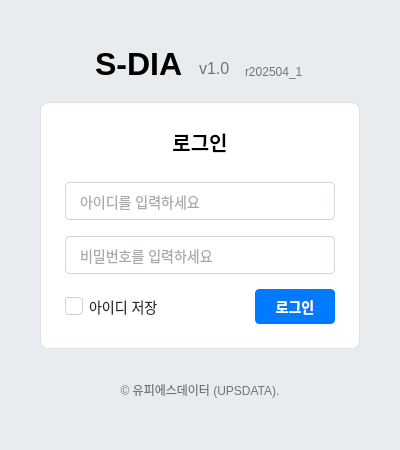
<?xml version="1.0" encoding="UTF-8"?>
<ui version="4.0">
 <class>LoginWindow</class>
 <widget class="QMainWindow" name="LoginWindow">
  <property name="geometry">
   <rect>
    <x>0</x>
    <y>0</y>
    <width>400</width>
    <height>450</height>
   </rect>
  </property>
  <property name="minimumSize">
   <size>
    <width>400</width>
    <height>450</height>
   </size>
  </property>
  <property name="maximumSize">
   <size>
    <width>400</width>
    <height>450</height>
   </size>
  </property>
  <property name="windowTitle">
   <string>S-DIA</string>
  </property>
  <property name="styleSheet">
   <string notr="true">QMainWindow {
    background-color: #e9ecef;
}
QLabel {
    color: #000000;
    font-size: 14px;
    background-color: transparent;
}
QLineEdit {
    padding: 8px 12px;
    border: 1px solid #ced4da;
    border-radius: 4px;
    background-color: #ffffff;
    font-size: 14px;
    min-height: 20px;
    color: #495057;
}
QLineEdit:focus {
    border: 1px solid #80bdff;
    border-color: #80bdff;
    outline: 0;
}
QPushButton#login_button {
    color: #fff;
    background-color: #007bff;
    border: 1px solid #007bff;
    padding: 8px;
    border-radius: 4px;
    font-size: 14px;
    font-weight: bold;
}
QPushButton#login_button:hover {
    color: #fff;
    background-color: #0069d9;
    border-color: #0062cc;
}
QPushButton#login_button:pressed {
    background-color: #0062cc;
    border-color: #005cbf;
}
QPushButton {
    border: 1px solid #ced4da;
}
QCheckBox {
    color: #212529;
    font-size: 14px;
}
QCheckBox::indicator {
    width: 16px;
    height: 16px;
    border: 1px solid #ced4da;
    border-radius: 3px;
    background-color: white;
}
QCheckBox::indicator:checked {
    background-color: #007bff;
    border-color: #007bff;
}
QFrame#form_container {
    background-color: white;
    border-radius: 8px;
    border: 1px solid #dee2e6;
}</string>
  </property>
  <widget class="QWidget" name="centralwidget">
   <layout class="QVBoxLayout" name="verticalLayout">
    <property name="spacing">
     <number>20</number>
    </property>
    <property name="leftMargin">
     <number>40</number>
    </property>
    <property name="topMargin">
     <number>40</number>
    </property>
    <property name="rightMargin">
     <number>40</number>
    </property>
    <property name="bottomMargin">
     <number>40</number>
    </property>
    <item>
     <widget class="QWidget" name="title_container" native="true">
      <layout class="QHBoxLayout" name="horizontalLayout">
       <property name="spacing">
        <number>4</number>
       </property>
       <property name="leftMargin">
        <number>0</number>
       </property>
       <property name="topMargin">
        <number>0</number>
       </property>
       <property name="rightMargin">
        <number>0</number>
       </property>
       <property name="bottomMargin">
        <number>0</number>
       </property>
       <item>
        <spacer name="horizontalSpacer">
         <property name="orientation">
          <enum>Qt::Orientation::Horizontal</enum>
         </property>
         <property name="sizeHint" stdset="0">
          <size>
           <width>40</width>
           <height>20</height>
          </size>
         </property>
        </spacer>
       </item>
       <item>
        <widget class="QLabel" name="title_label">
         <property name="styleSheet">
          <string notr="true">font-size: 32px;
font-weight: bold;
color: #000000;</string>
         </property>
         <property name="text">
          <string>S-DIA</string>
         </property>
         <property name="alignment">
          <set>Qt::AlignmentFlag::AlignBottom</set>
         </property>
        </widget>
       </item>
       <item>
        <widget class="QLabel" name="version_label">
         <property name="styleSheet">
          <string notr="true">font-size: 16px;
font-weight: normal;
color: #6c757d;
padding-left: 8px;</string>
         </property>
         <property name="text">
          <string>v1.0</string>
         </property>
         <property name="alignment">
          <set>Qt::AlignmentFlag::AlignBottom</set>
         </property>
        </widget>
       </item>
       <item>
        <widget class="QLabel" name="release_label">
         <property name="styleSheet">
          <string notr="true">font-size: 12px;
font-weight: normal;
color: #6c757d;
padding-left: 4px;</string>
         </property>
         <property name="text">
          <string>r202504_1</string>
         </property>
         <property name="alignment">
          <set>Qt::AlignmentFlag::AlignBottom</set>
         </property>
        </widget>
       </item>
       <item>
        <spacer name="horizontalSpacer_2">
         <property name="orientation">
          <enum>Qt::Orientation::Horizontal</enum>
         </property>
         <property name="sizeHint" stdset="0">
          <size>
           <width>40</width>
           <height>20</height>
          </size>
         </property>
        </spacer>
       </item>
      </layout>
     </widget>
    </item>
    <item>
     <widget class="QFrame" name="form_container">
      <property name="styleSheet">
       <string notr="true">QFrame {
    background-color: white;
    border-radius: 8px;
    border: 1px solid #dee2e6;
}</string>
      </property>
      <property name="frameShape">
       <enum>QFrame::Shape::StyledPanel</enum>
      </property>
      <property name="frameShadow">
       <enum>QFrame::Shadow::Raised</enum>
      </property>
      <layout class="QVBoxLayout" name="verticalLayout_2">
       <property name="spacing">
        <number>16</number>
       </property>
       <property name="leftMargin">
        <number>24</number>
       </property>
       <property name="topMargin">
        <number>24</number>
       </property>
       <property name="rightMargin">
        <number>24</number>
       </property>
       <property name="bottomMargin">
        <number>24</number>
       </property>
       <item>
        <widget class="QLabel" name="login_title">
         <property name="autoFillBackground">
          <bool>false</bool>
         </property>
         <property name="styleSheet">
          <string notr="true">font-size: 20px;
font-weight: bold;
color: #000000;
margin-bottom: 8px;
border: 0;</string>
         </property>
         <property name="text">
          <string>로그인</string>
         </property>
         <property name="scaledContents">
          <bool>false</bool>
         </property>
         <property name="alignment">
          <set>Qt::AlignmentFlag::AlignCenter</set>
         </property>
        </widget>
       </item>
       <item>
        <layout class="QVBoxLayout" name="id_layout">
         <property name="spacing">
          <number>4</number>
         </property>
         <item>
          <widget class="QLineEdit" name="id_input">
           <property name="minimumSize">
            <size>
             <width>0</width>
             <height>38</height>
            </size>
           </property>
           <property name="maximumSize">
            <size>
             <width>16777215</width>
             <height>35</height>
            </size>
           </property>
           <property name="placeholderText">
            <string>아이디를 입력하세요</string>
           </property>
          </widget>
         </item>
        </layout>
       </item>
       <item>
        <layout class="QVBoxLayout" name="pw_layout">
         <property name="spacing">
          <number>4</number>
         </property>
         <item>
          <widget class="QLineEdit" name="pw_input">
           <property name="minimumSize">
            <size>
             <width>0</width>
             <height>38</height>
            </size>
           </property>
           <property name="maximumSize">
            <size>
             <width>16777215</width>
             <height>35</height>
            </size>
           </property>
           <property name="echoMode">
            <enum>QLineEdit::EchoMode::Password</enum>
           </property>
           <property name="placeholderText">
            <string>비밀번호를 입력하세요</string>
           </property>
          </widget>
         </item>
        </layout>
       </item>
       <item>
        <layout class="QHBoxLayout" name="bottom_layout">
         <property name="spacing">
          <number>8</number>
         </property>
         <item>
          <widget class="QCheckBox" name="save_id_checkbox">
           <property name="styleSheet">
            <string notr="true">color: #212529;
font-size: 14px;
font-weight: normal;</string>
           </property>
           <property name="text">
            <string>아이디 저장</string>
           </property>
          </widget>
         </item>
         <item>
          <spacer name="horizontalSpacer_3">
           <property name="orientation">
            <enum>Qt::Orientation::Horizontal</enum>
           </property>
           <property name="sizeHint" stdset="0">
            <size>
             <width>40</width>
             <height>20</height>
            </size>
           </property>
          </spacer>
         </item>
         <item>
          <widget class="QPushButton" name="login_button">
           <property name="minimumSize">
            <size>
             <width>80</width>
             <height>35</height>
            </size>
           </property>
           <property name="maximumSize">
            <size>
             <width>80</width>
             <height>35</height>
            </size>
           </property>
           <property name="text">
            <string>로그인</string>
           </property>
          </widget>
         </item>
        </layout>
       </item>
      </layout>
     </widget>
    </item>
    <item>
     <widget class="QLabel" name="copyright_label">
      <property name="styleSheet">
       <string notr="true">color: #6c757d;
font-size: 12px;
background-color: transparent;</string>
      </property>
      <property name="text">
       <string>© 유피에스데이터 (UPSDATA).</string>
      </property>
      <property name="alignment">
       <set>Qt::AlignmentFlag::AlignCenter</set>
      </property>
     </widget>
    </item>
   </layout>
  </widget>
 </widget>
 <resources/>
 <connections/>
</ui>
